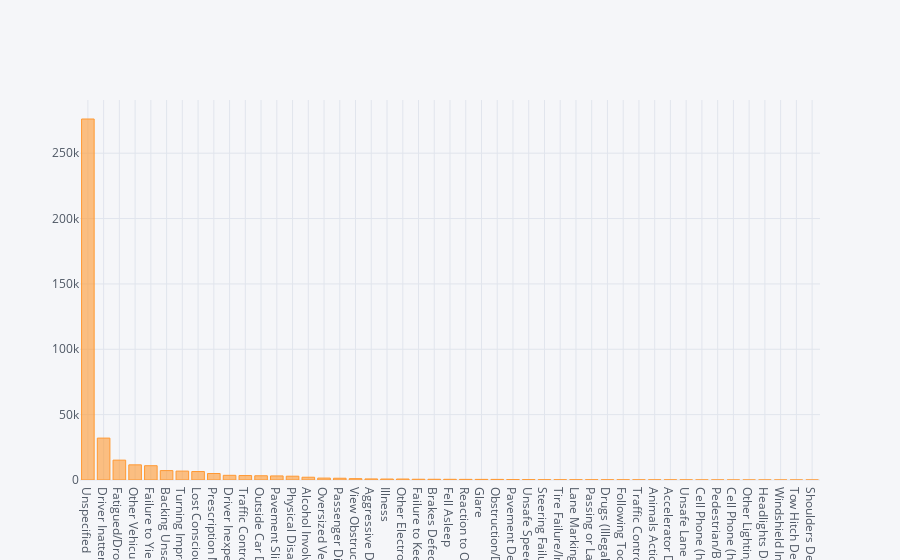

Source (notebook cell):
### Code cell
contributing_factors.value_counts().iplot(kind='bar')

### Figure 1 — Plotly figure (JSON) as saved in the notebook; plotly's stock layout.template omitted (floating-point values rounded to 4 significant figures)
{"data": [{"marker": {"color": "rgba(255, 153, 51, 0.6)", "line": {"color": "rgba(255, 153, 51, 1.0)", "width": 1}}, "name": "None", "orientation": "v", "text": "", "type": "bar", "x": ["Unspecified", "Driver Inattention/Distraction", "Fatigued/Drowsy", "Other Vehicular", "Failure to Yield Right-of-Way", "Backing Unsafely", "Turning Improperly", "Lost Consciousness", "Prescription Medication", "Driver Inexperience", "Traffic Control Disregarded", "Outside Car Distraction", "Pavement Slippery", "Physical Disability", "Alcohol Involvement", "Oversized Vehicle", "Passenger Distraction", "View Obstructed/Limited", "Aggressive Driving/Road Rage", "Illness", "Other Electronic Device", "Failure to Keep Right", "Brakes Defective", "Fell Asleep", "Reaction to Other Uninvolved Vehicle", "Glare", "Obstruction/Debris", "Pavement Defective", "Unsafe Speed", "Steering Failure", "Tire Failure/Inadequate", "Lane Marking Improper/Inadequate", "Passing or Lane Usage Improper", "Drugs (Illegal)", "Following Too Closely", "Traffic Control Device Improper/Non-Working", "Animals Action", "Accelerator Defective", "Unsafe Lane Changing", "Cell Phone (hands-free)", "Pedestrian/Bicyclist/Other Pedestrian Error/Confusion", "Cell Phone (hand-held)", "Other Lighting Defects", "Headlights Defective", "Windshield Inadequate", "Tow Hitch Defective", "Shoulders Defective/Improper"], "y": [276173, 32052, 15192, 11595, 10932, 7204, 6817, 6491, 4974, 3584, 3401, 3254, 3113, 2913, 2119, 1468, 1349, 1030, 822, 753, 747, 584, 549, 534, 485, 466, 461, 307, 301, 212, 202, 195, 172, 158, 144, 129, 118, 116, 89, 48, 40, 25, 20, 19, 17, 14, 8]}], "layout": {"legend": {"bgcolor": "#F5F6F9", "font": {"color": "#4D5663"}}, "paper_bgcolor": "#F5F6F9", "plot_bgcolor": "#F5F6F9", "titlefont": {"color": "#4D5663"}, "xaxis1": {"gridcolor": "#E1E5ED", "showgrid": true, "tickfont": {"color": "#4D5663"}, "title": "", "titlefont": {"color": "#4D5663"}, "zerolinecolor": "#E1E5ED"}, "yaxis1": {"gridcolor": "#E1E5ED", "showgrid": true, "tickfont": {"color": "#4D5663"}, "title": "", "titlefont": {"color": "#4D5663"}, "zerolinecolor": "#E1E5ED"}}}
